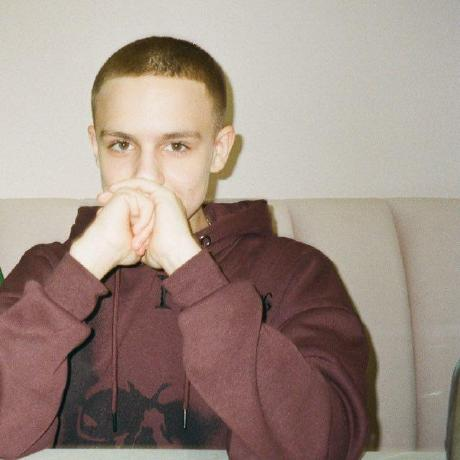
#> input picture img/аватарка.jpg, 460 x 460 px
$ jupyter execute color_spaces.ipynb
#> lines starting #> are read from the running program, lines starting #| are printed output that depends on the picture
[cell 1]
import cv2
import matplotlib.pyplot as plt
import numpy as np
from typing import Any

[cell 2]
def imshow(title: str, image: Any, size: int = 5):
    w, h = image.shape[0], image.shape[1]
    aspect_ratio = w / h
    plt.figure(figsize=(size * aspect_ratio, size))
    plt.imshow(cv2.cvtColor(image, cv2.COLOR_BGR2RGB))
    plt.title(title)
    plt.show()


image = cv2.imread("../img/аватарка.jpg")
#> image is the input picture: shape (460, 460, 3); mean B, G, R 134.2, 143.4, 160.6

Using cv2.split

[cell 3]
B, G, R = cv2.split(image)
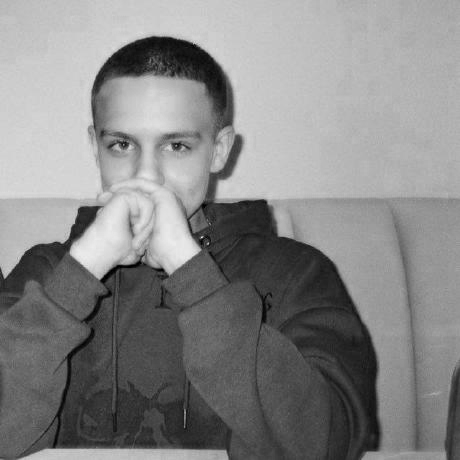
#> B: shape (460, 460); min 0, max 236, mean 134.2
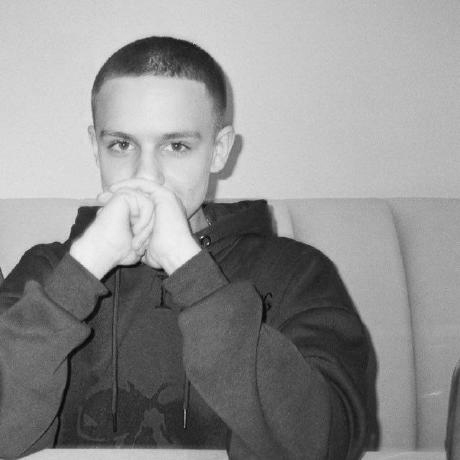
#> G: shape (460, 460); min 2, max 244, mean 143.4
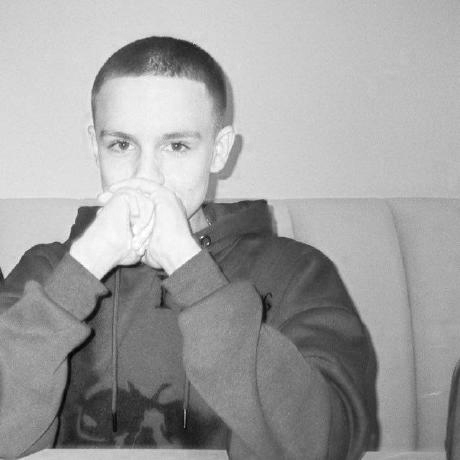
#> R: shape (460, 460); min 0, max 255, mean 160.6

print(B.shape)
#| (460, 460)
print(G.shape)
#| (460, 460)
print(R.shape)
#| (460, 460)

[cell 4]
zeros = np.zeros(image.shape[:2], dtype="uint8")

imshow("Red", cv2.merge([zeros, zeros, R]))
#> in imshow, `plt.imshow(cv2.cvtColor(image, cv2.COLOR_BGR2RGB))`:
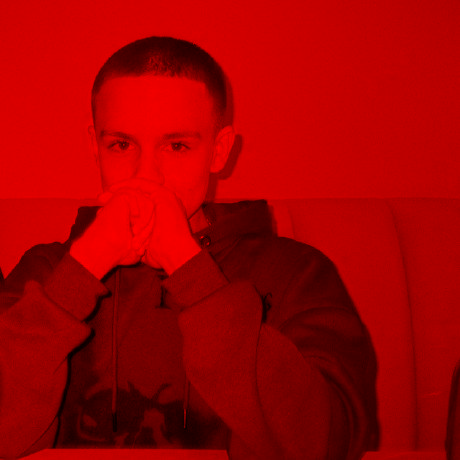
#> image: shape (460, 460, 3); mean of channels 0, 1, 2 0, 0, 160.6; drawn as B, G, R
imshow("Green", cv2.merge([zeros, G, zeros]))
#> call 2 of imshow, with title = 'Green', size = 5
#> in imshow (call 2), `plt.imshow(cv2.cvtColor(image, cv2.COLOR_BGR2RGB))`:
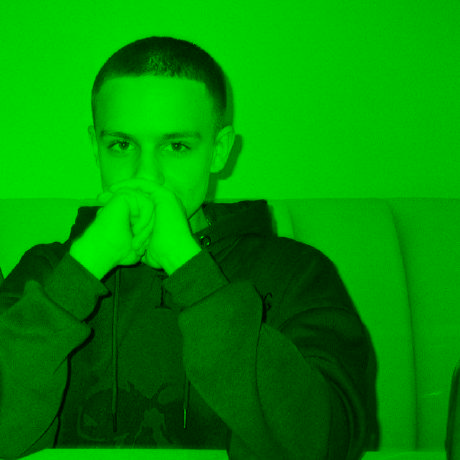
#> image: shape (460, 460, 3); mean of channels 0, 1, 2 0, 143.4, 0; drawn as B, G, R
imshow("Blue", cv2.merge([B, zeros, zeros]))
#> call 3 of imshow, with title = 'Blue', size = 5
#> in imshow (call 3), `plt.imshow(cv2.cvtColor(image, cv2.COLOR_BGR2RGB))`:
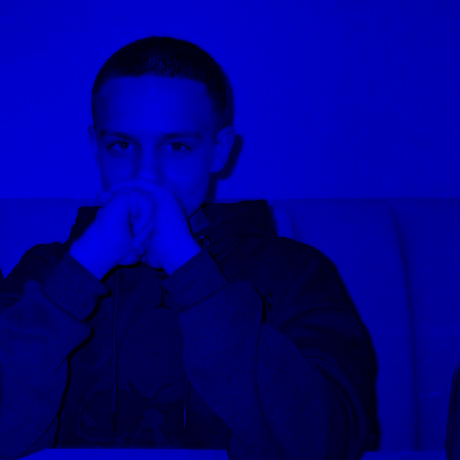
#> image: shape (460, 460, 3); mean of channels 0, 1, 2 134.2, 0, 0; drawn as B, G, R

[cell 5]
imshow("Original", cv2.merge([B, G, R]))

[cell 6]
imshow("Original", cv2.merge([B+15, G+25, R+10]))
#> in imshow (call 5), `plt.imshow(cv2.cvtColor(image, cv2.COLOR_BGR2RGB))`:
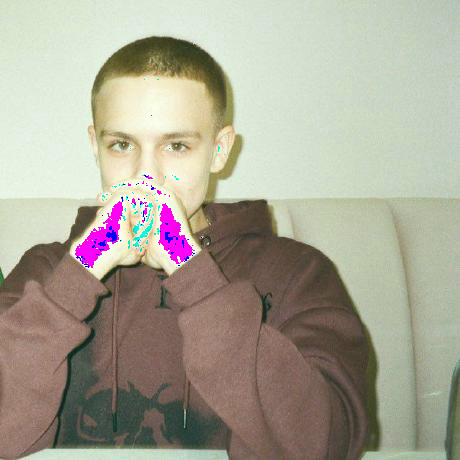
#> image: shape (460, 460, 3); mean B, G, R 149.2, 165.4, 169.7

HSV

[cell 7]
hsv_image = cv2.cvtColor(image, cv2.COLOR_BGR2HSV)
#> hsv_image: shape (460, 460, 3); mean H, S, V 26.2, 51.8, 160.7

imshow("HSV", hsv_image)
#> in imshow (call 6), `plt.show()`:
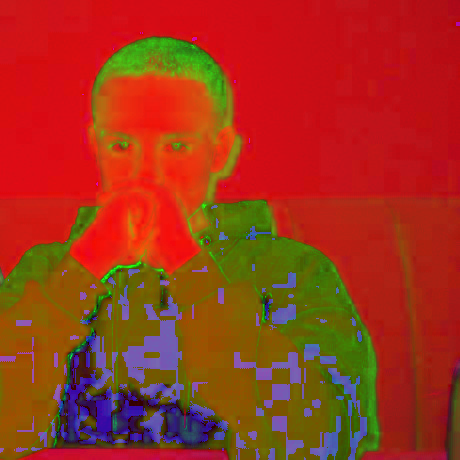
#> shown: shape (460, 460, 3); mean R, G, B 160.7, 51.8, 26.2

[cell 8]
imshow("Hue", hsv_image[:, :, 0])
#> in imshow (call 7), `plt.imshow(cv2.cvtColor(image, cv2.COLOR_BGR2RGB))`:
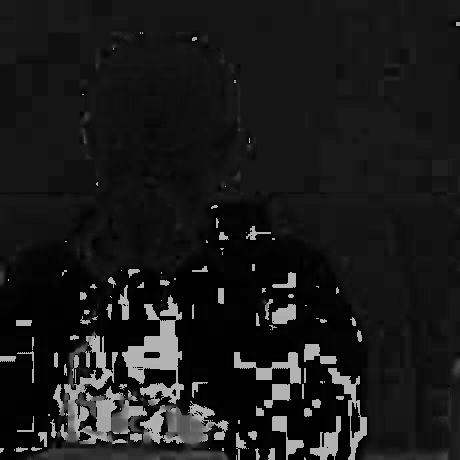
#> image: shape (460, 460); min 0, max 179, mean 26.2
imshow("Saturation", hsv_image[:, :, 1])
#> in imshow (call 8), `plt.imshow(cv2.cvtColor(image, cv2.COLOR_BGR2RGB))`:
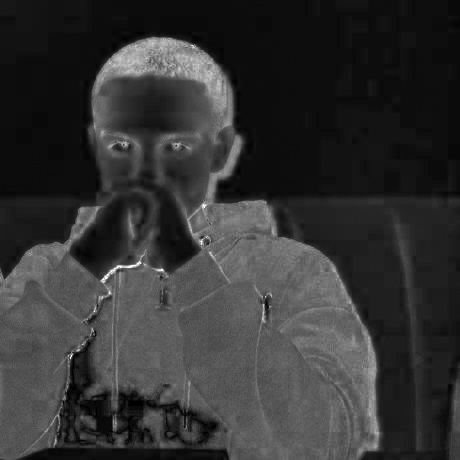
#> image: shape (460, 460); min 0, max 255, mean 51.8
imshow("Value", hsv_image[:, :, 2])
